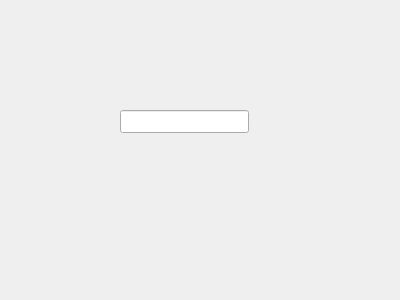
<?xml version="1.0" encoding="UTF-8"?>
<ui version="4.0">
 <class>MainWindow</class>
 <widget class="KXmlGuiWindow" name="MainWindow">
  <property name="geometry">
   <rect>
    <x>0</x>
    <y>0</y>
    <width>400</width>
    <height>300</height>
   </rect>
  </property>
  <property name="windowTitle">
   <string>MainWindow</string>
  </property>
  <widget class="KMenuBar" name="menuBar" native="true">
   <property name="geometry">
    <rect>
     <x>0</x>
     <y>0</y>
     <width>100</width>
     <height>30</height>
    </rect>
   </property>
  </widget>
  <widget class="KToolBar" name="mainToolBar" native="true">
   <property name="geometry">
    <rect>
     <x>0</x>
     <y>0</y>
     <width>100</width>
     <height>30</height>
    </rect>
   </property>
  </widget>
  <widget class="QWidget" name="centralWidget" native="true">
   <property name="geometry">
    <rect>
     <x>0</x>
     <y>0</y>
     <width>100</width>
     <height>30</height>
    </rect>
   </property>
  </widget>
  <widget class="KStatusBar" name="statusBar" native="true">
   <property name="geometry">
    <rect>
     <x>0</x>
     <y>0</y>
     <width>100</width>
     <height>30</height>
    </rect>
   </property>
  </widget>
  <widget class="KLineEdit" name="klineedit">
   <property name="geometry">
    <rect>
     <x>120</x>
     <y>110</y>
     <width>129</width>
     <height>23</height>
    </rect>
   </property>
  </widget>
 </widget>
 <layoutdefault spacing="6" margin="11"/>
 <customwidgets>
  <customwidget>
   <class>KLineEdit</class>
   <extends>QLineEdit</extends>
   <header>klineedit.h</header>
  </customwidget>
  <customwidget>
   <class>KXmlGuiWindow</class>
   <extends>QWidget</extends>
   <header>kxmlguiwindow.h</header>
   <container>1</container>
  </customwidget>
  <customwidget>
   <class>KMenuBar</class>
   <extends>QWidget</extends>
   <header>kmenubar.h</header>
  </customwidget>
  <customwidget>
   <class>KToolBar</class>
   <extends>QWidget</extends>
   <header>ktoolbar.h</header>
  </customwidget>
  <customwidget>
   <class>KStatusBar</class>
   <extends>QWidget</extends>
   <header>kstatusbar.h</header>
  </customwidget>
 </customwidgets>
 <resources/>
 <connections/>
</ui>
